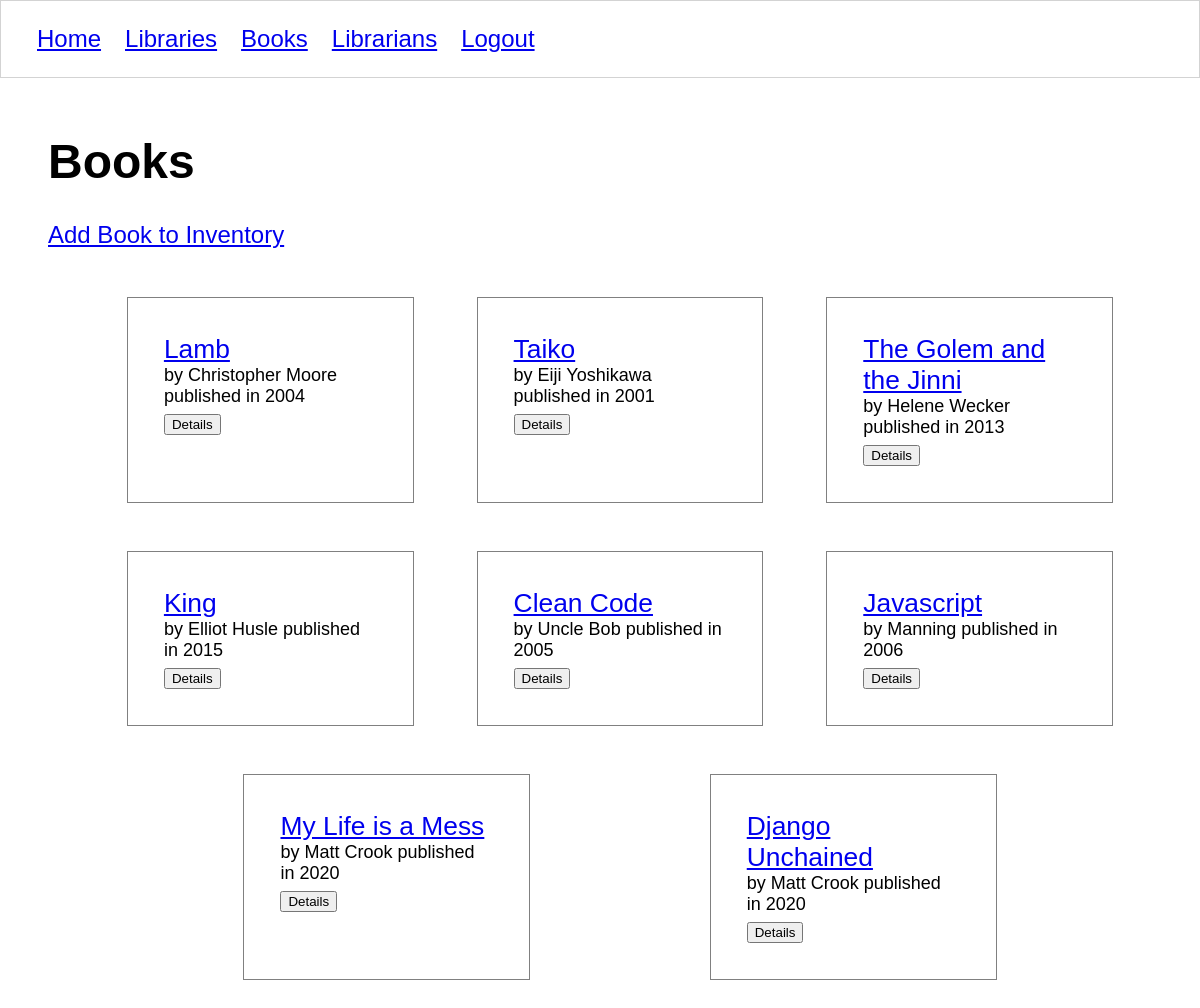
/books/ (signed in), run on the app's committed database.
### libraryapp/models/book.py (models this page shows, shortened)
class Book(models.Model):
    title = models.CharField((""), max_length=50)
    isbn = models.CharField((""), max_length=50)
    author = models.CharField((""), max_length=50)
    year_published = models.IntegerField((""))
    location = models.ForeignKey(Library, on_delete=models.CASCADE)
    librarian = models.ForeignKey(Librarian, on_delete=models.CASCADE)
    class Meta:
        verbose_name = ("book")
        verbose_name_plural = ("books")

### libraryapp/views/books/list.py (the view, shortened to what this page needs)
# urls.py: path('books/', book_list, name='books'),
@login_required
def book_list(request):
    if request.method == 'GET':
        with sqlite3.connect(Connection.db_path) as conn:
            conn.row_factory = model_factory(Book)
            db_cursor = conn.cursor()
            db_cursor.execute("""
            SELECT
                b.id,
                b.title,
                b.isbn,
                b.author,
                b.year_published,
                b.librarian_id,
                b.location_id
            FROM libraryapp_book b
            """)
            all_books = db_cursor.fetchall()
        template = 'books/list.html'
        context = {
            'all_books': all_books
        }
        return render(request, template, context)

### libraryapp/models/modelfactory.py (called while the page is built)
def model_factory(model_type):
    def create(cursor, row):
        instance = model_type()
        smart_row = sqlite3.Row(cursor, row)
        for col in smart_row.keys():
            setattr(instance, col, smart_row[col])
        return instance
    return create

### libraryapp/templates/books/list.html (shortened to what this page needs)
{% extends 'shared/base.html' %}
{% load static %}
{% block css %}
    <link rel="stylesheet" href="{% static 'styles/books.css' %}" />
{% endblock %}
{% block content %}
    <h1>Books</h1>
    <a href="{% url 'libraryapp:book_form' %}">Add Book to Inventory</a>
    <ol class="books">
    {% for book in all_books %}
        <li class="book">
            <a class="book__title" href="{% url 'libraryapp:book' book.id %}"> {{ book.title }}</a>
            <div class="book__description">
                by {{book.author}} published in {{book.year_published}}
            </div>
            <button id="detail--{{ book.id }}">Details</button>
        </li>
    {% endfor %}
    </ol>
{% endblock %}

### libraryapp/static/styles/base.css (style rules this page uses)
body { margin: 0; padding: 0; font-size: 1.5em; font-family: "Gill Sans", "Gill Sans MT", Calibri, "Trebuchet MS", sans-serif; }

### libraryapp/static/styles/books.css (style rules this page uses)
.books { list-style: none; display: flex; flex-wrap: wrap; justify-content: space-evenly; }
.book { flex-basis: 20%; padding: 0 2em 0.5em 2em; border: 1px solid gray; margin: 1em; padding: 1.5em; }
.book__title { font-size: 1.1em; }
.book__description { font-size: 0.75em; }

### data on the page
Book: title "Lamb", author "Christopher Moore", year_published "2004"
Book: title "Taiko", author "Eiji Yoshikawa", year_published "2001"
Book: title "The Golem and the Jinni", author "Helene Wecker", year_published "2013"
Book: title "King", author "Elliot Husle", year_published "2015"
Book: title "Clean Code", author "Uncle Bob", year_published "2005"
Book: title "Javascript", author "Manning", year_published "2006"
Book: title "My Life is a Mess", author "Matt Crook", year_published "2020"
Book: title "Django Unchained", author "Matt Crook", year_published "2020"
